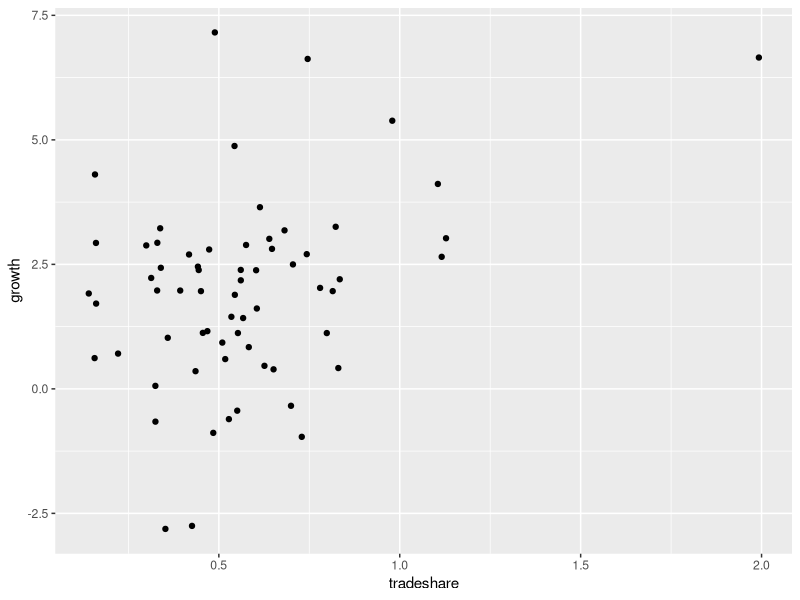
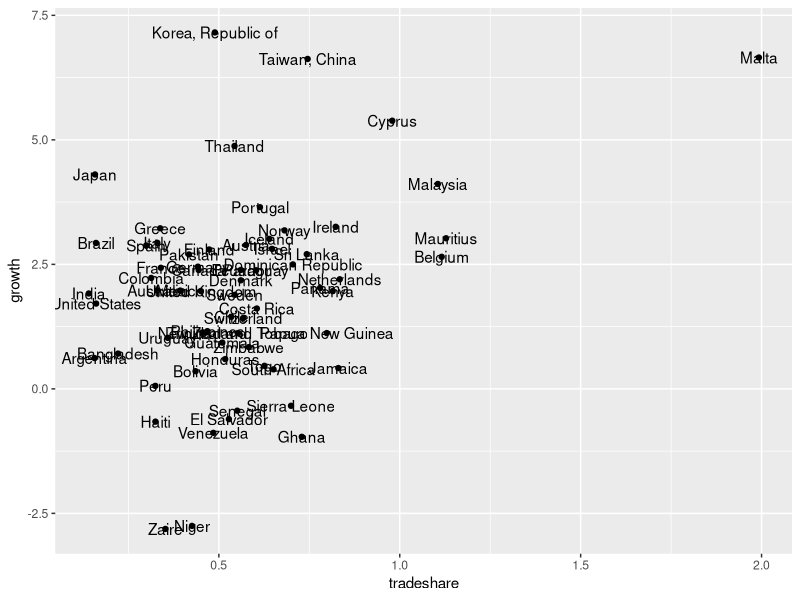
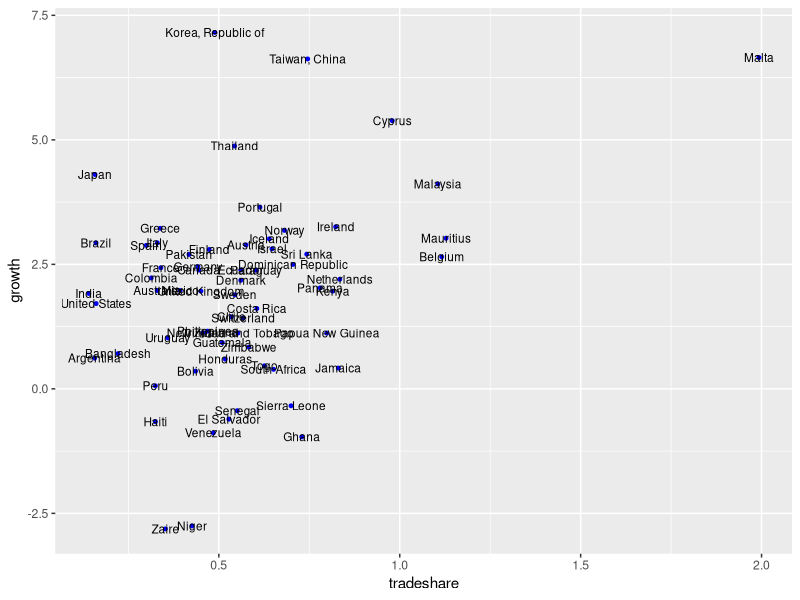
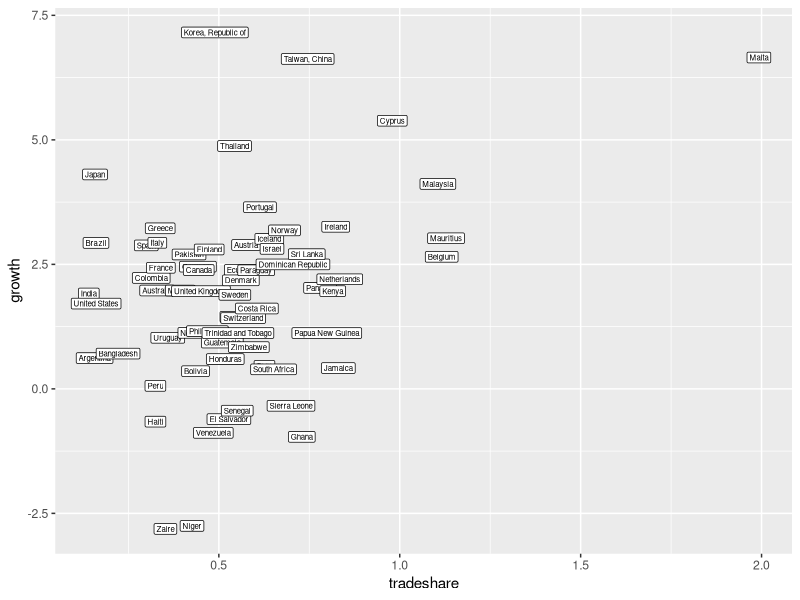
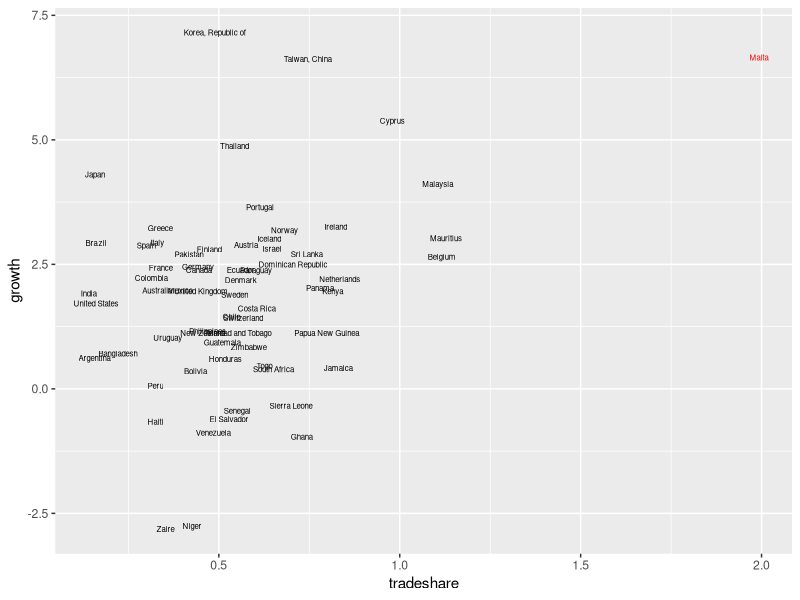
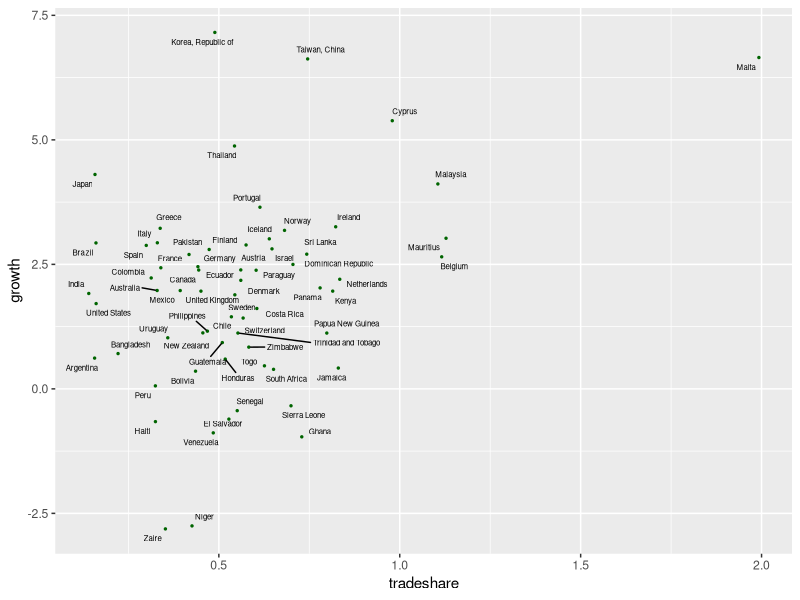
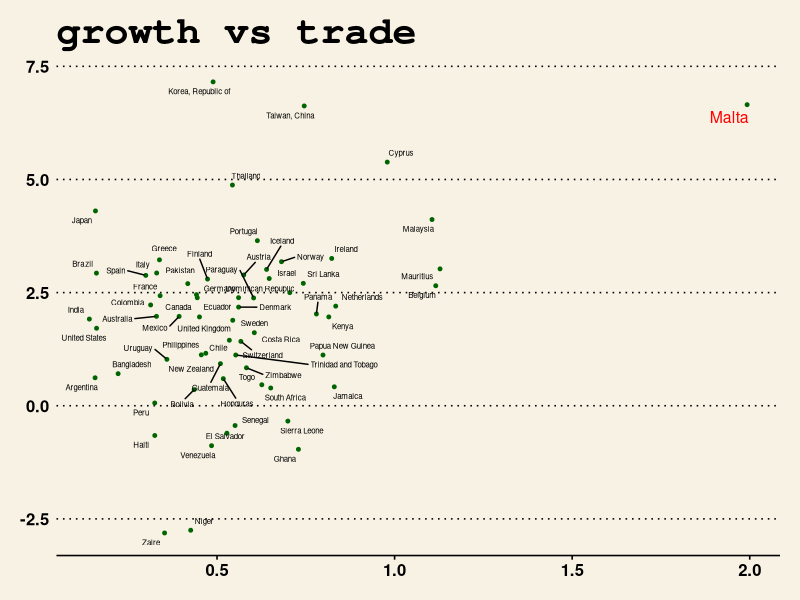
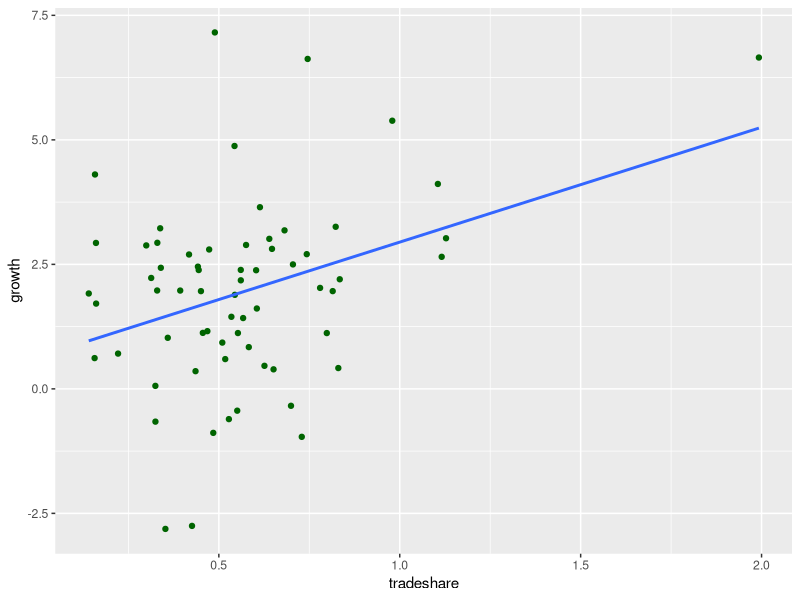

The R script that drew these images, in order:
## ---- chunk 1
# install.packages("ggplot2")
# install.packages("dplyr")
# install.packages("tidyr")
# install.packages("ggthemes")
# # install.packages("prettydoc") # to theme knitr
library(ggplot2)
library(dplyr)
library(tidyr)
library(ggthemes)
library(ggrepel)
options(digits=5)
## ---- chunk 2
library(readxl)
df <- read_xlsx("Growth.xlsx", trim_ws=TRUE)
head(df)
## ---- chunk 3
library(ggplot2)
df$country <- as.factor(df$country_name)
ggplot(data=df, aes(x=tradeshare, y=growth)) + geom_point()
## ---- chunk 4
ggplot(data=df, aes(x=tradeshare, y=growth, label=country)) + 
    geom_point() +
    geom_text()
## ---- chunk 5
ggplot(data=df, aes(x=tradeshare, y=growth, label=country)) + 
    geom_point(col='blue', size=1) +
    geom_text(size=3)
## ---- chunk 6
ggplot(data=df, aes(x=tradeshare, y=growth, label=country)) + 
    geom_label(size=2)
## ---- chunk 7
ggplot(data=df, aes(x=tradeshare, y=growth, label=country)) + 
    geom_text(size=2, aes(colour = I(ifelse(country == "Malta", "red", "black")))) 
## ---- chunk 8
library(ggrepel)
ggplot(data=df, aes(x=tradeshare, y=growth, label=country)) + 
    geom_point(col="darkgreen", size=0.5) +
    geom_text_repel(aes(label=country), size=2) 
## ---- chunk 9
ggplot(data=df, aes(x=tradeshare, y=growth, label=country)) + 
    geom_point(col="darkgreen", size=1) +
    geom_text_repel(aes(label=country), colour=I(ifelse(df$country == "Malta", "red", "black")), size=I(ifelse(df$country == "Malta", 4, 2))) +
    ggtitle("growth vs trade") +
    theme_wsj()
## ---- chunk 10
cor.test(df$growth, df$tradeshare)
## ---- chunk 11
ols <- lm(growth ~ tradeshare, data=df)
summary(ols)
## ---- chunk 12
ggplot(data=df, aes(x=tradeshare, y=growth)) + 
    geom_point(col="darkgreen") +
    geom_smooth(method = "lm", se=FALSE)
## ---- chunk 13
ggplot(data=df, aes(x=tradeshare, y=growth)) + 
    geom_point(col="darkgreen") +
    geom_smooth(method = "lm", se=TRUE) +
    theme_bw()
## ---- chunk 14
df2 <- subset(df, country != "Malta")
ggplot(data=df2, aes(x=tradeshare, y=growth)) + 
    geom_point(col="darkgreen") +
    geom_smooth(method = "lm", se=FALSE)
## ---- chunk 15
ggplot(data=df, aes(x=tradeshare, y=growth)) + 
    geom_point(col="darkgreen") +
    geom_smooth(method = "lm", se=FALSE, data=df2) +
    labs(title = 'OLS is not robust to regression',
         caption="Regression line with outlier omitted", 
         x="trade share")
## ---- chunk 16
# get regression coefficients
ols2 <- lm(growth ~ tradeshare, data=df2)
b0 <- coef(ols2)[1]
b1 <- coef(ols2)[2]
# get Malta trade share
x_obs <- df[df$country == "Malta", "tradeshare"]
y_hat <- b0 + b1 * x_obs
y_hat

# or use the built-in predict:
predict(ols2, newdata=x_obs)
## ---- chunk 17
# observed value:
y_obs <- df[df$country == "Malta", "growth"]
y_obs
# predicted value with outlier:
predict(ols, newdata=x_obs)

# predicted value without outlier:
predict(ols2, newdata=x_obs)
